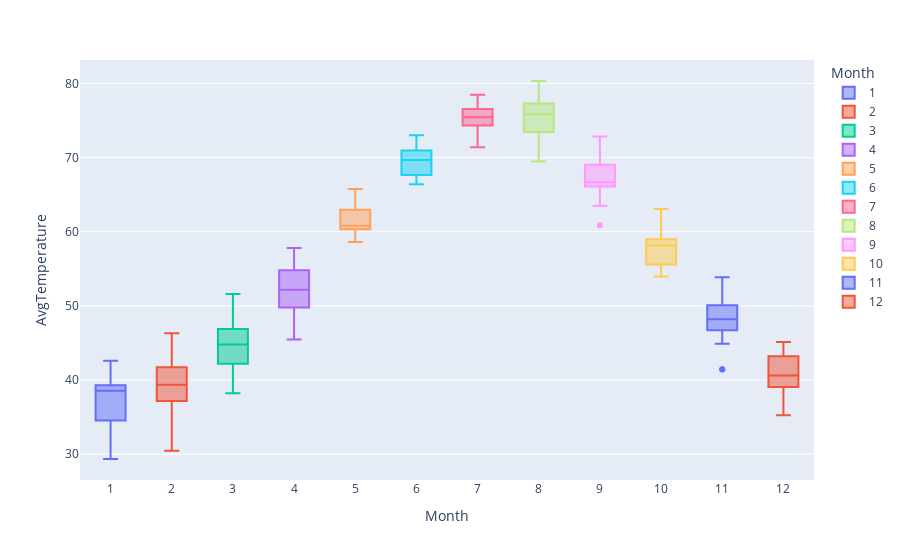

Source (notebook cell):
### Markdown cell above
Determine the outliers and the range the average temperature falls for each month with boxplot

### Code cell
fig = px.box(Turkey, x = 'Month', y = 'AvgTemperature', color='Month')
fig.show()

### Figure 1 — Plotly figure (JSON) as saved in the notebook; plotly's stock layout.template omitted (floating-point values rounded to 4 significant figures)
{"data": [{"alignmentgroup": "True", "hovertemplate": "Month=%{x}<br>AvgTemperature=%{y}<extra></extra>", "legendgroup": "1", "marker": {"color": "#636efa"}, "name": "1", "notched": false, "offsetgroup": "1", "orientation": "v", "showlegend": true, "type": "box", "x": ["1", "1", "1", "1", "1", "1", "1", "1", "1", "1", "1", "1", "1", "1", "1", "1", "1", "1", "1", "1", "1", "1", "1", "1", "1"], "x0": " ", "xaxis": "x", "y": [38.78, 36.11, 38.17, 37.97, 39.15, 30.02, 40.3, 30.64, 42.59, 34.94, 39.5, 32.3, 39.25, 29.34, 39.04, 38.98, 38.55, 33.29, 39.42, 41.28, 37.82, 36.5, 32.29, 41.0, 38.88], "y0": " ", "yaxis": "y"}, {"alignmentgroup": "True", "hovertemplate": "Month=%{x}<br>AvgTemperature=%{y}<extra></extra>", "legendgroup": "2", "marker": {"color": "#EF553B"}, "name": "2", "notched": false, "offsetgroup": "2", "orientation": "v", "showlegend": true, "type": "box", "x": ["2", "2", "2", "2", "2", "2", "2", "2", "2", "2", "2", "2", "2", "2", "2", "2", "2", "2", "2", "2", "2", "2", "2", "2", "2"], "x0": " ", "xaxis": "x", "y": [41.11, 38.89, 35.06, 38.77, 39.37, 35.15, 41.05, 42.38, 32.95, 37.92, 37.85, 34.98, 39.37, 34.95, 40.78, 43.67, 38.81, 30.47, 43.42, 43.87, 40.26, 46.31, 39.09, 44.01, 41.5], "y0": " ", "yaxis": "y"}, {"alignmentgroup": "True", "hovertemplate": "Month=%{x}<br>AvgTemperature=%{y}<extra></extra>", "legendgroup": "3", "marker": {"color": "#00cc96"}, "name": "3", "notched": false, "offsetgroup": "3", "orientation": "v", "showlegend": true, "type": "box", "x": ["3", "3", "3", "3", "3", "3", "3", "3", "3", "3", "3", "3", "3", "3", "3", "3", "3", "3", "3", "3", "3", "3", "3", "3", "3"], "x0": " ", "xaxis": "x", "y": [44.43, 38.67, 38.67, 39.21, 44.36, 41.4, 51.6, 46.65, 38.21, 44.52, 42.47, 44.8, 45.2, 49.51, 42.96, 45.65, 42.44, 39.9, 46.95, 47.75, 45.42, 47.88, 46.86, 49.43, 46.14], "y0": " ", "yaxis": "y"}, {"alignmentgroup": "True", "hovertemplate": "Month=%{x}<br>AvgTemperature=%{y}<extra></extra>", "legendgroup": "4", "marker": {"color": "#ab63fa"}, "name": "4", "notched": false, "offsetgroup": "4", "orientation": "v", "showlegend": true, "type": "box", "x": ["4", "4", "4", "4", "4", "4", "4", "4", "4", "4", "4", "4", "4", "4", "4", "4", "4", "4", "4", "4", "4", "4", "4", "4", "4"], "x0": " ", "xaxis": "x", "y": [49.89, 47.36, 45.46, 54.61, 53.55, 55.25, 53.88, 50.43, 48.44, 51.66, 52.03, 53.62, 49.05, 55.86, 51.01, 53.14, 48.43, 56.17, 54.66, 55.18, 49.47, 57.8, 52.18, 57.42, 51.55], "y0": " ", "yaxis": "y"}, {"alignmentgroup": "True", "hovertemplate": "Month=%{x}<br>AvgTemperature=%{y}<extra></extra>", "legendgroup": "5", "marker": {"color": "#FFA15A"}, "name": "5", "notched": false, "offsetgroup": "5", "orientation": "v", "showlegend": true, "type": "box", "x": ["5", "5", "5", "5", "5", "5", "5", "5", "5", "5", "5", "5", "5", "5", "5", "5", "5", "5", "5", "5", "5", "5", "5", "5", "5"], "x0": " ", "xaxis": "x", "y": [60.85, 62.94, 60.7, 60.13, 60.65, 59.46, 58.86, 60.9, 63.37, 59.18, 60.25, 60.66, 65.75, 60.35, 60.73, 63.0, 58.62, 61.8, 65.43, 61.85, 62.9, 60.8, 60.58, 64.3, 63.38], "y0": " ", "yaxis": "y"}, {"alignmentgroup": "True", "hovertemplate": "Month=%{x}<br>AvgTemperature=%{y}<extra></extra>", "legendgroup": "6", "marker": {"color": "#19d3f3"}, "name": "6", "notched": false, "offsetgroup": "6", "orientation": "v", "showlegend": true, "type": "box", "x": ["6", "6", "6", "6", "6", "6", "6", "6", "6", "6", "6", "6", "6", "6", "6", "6", "6", "6", "6", "6", "6", "6", "6", "6", "6"], "x0": " ", "xaxis": "x", "y": [70.27, 67.11, 67.72, 68.92, 68.41, 67.2, 68.88, 70.01, 71.02, 66.97, 66.41, 69.9, 72.91, 70.69, 70.61, 69.66, 67.44, 73.01, 70.91, 68.37, 67.2, 71.64, 69.56, 71.31, 72.71], "y0": " ", "yaxis": "y"}, {"alignmentgroup": "True", "hovertemplate": "Month=%{x}<br>AvgTemperature=%{y}<extra></extra>", "legendgroup": "7", "marker": {"color": "#FF6692"}, "name": "7", "notched": false, "offsetgroup": "7", "orientation": "v", "showlegend": true, "type": "box", "x": ["7", "7", "7", "7", "7", "7", "7", "7", "7", "7", "7", "7", "7", "7", "7", "7", "7", "7", "7", "7", "7", "7", "7", "7", "7"], "x0": " ", "xaxis": "x", "y": [71.4, 74.52, 72.05, 74.73, 75.45, 76.69, 77.61, 76.94, 74.09, 72.96, 75.05, 73.23, 77.83, 75.09, 74.77, 76.15, 76.52, 78.48, 74.42, 76.29, 75.5, 76.37, 76.35, 76.57, 73.6], "y0": " ", "yaxis": "y"}, {"alignmentgroup": "True", "hovertemplate": "Month=%{x}<br>AvgTemperature=%{y}<extra></extra>", "legendgroup": "8", "marker": {"color": "#B6E880"}, "name": "8", "notched": false, "offsetgroup": "8", "orientation": "v", "showlegend": true, "type": "box", "x": ["8", "8", "8", "8", "8", "8", "8", "8", "8", "8", "8", "8", "8", "8", "8", "8", "8", "8", "8", "8", "8", "8", "8", "8", "8"], "x0": " ", "xaxis": "x", "y": [73.29, 73.2, 69.48, 75.83, 74.74, 73.39, 76.15, 72.65, 75.86, 72.62, 76.47, 79.19, 78.18, 77.6, 73.44, 80.32, 73.58, 75.11, 76.1, 77.63, 76.9, 77.21, 76.21, 77.8, 75.34], "y0": " ", "yaxis": "y"}, {"alignmentgroup": "True", "hovertemplate": "Month=%{x}<br>AvgTemperature=%{y}<extra></extra>", "legendgroup": "9", "marker": {"color": "#FF97FF"}, "name": "9", "notched": false, "offsetgroup": "9", "orientation": "v", "showlegend": true, "type": "box", "x": ["9", "9", "9", "9", "9", "9", "9", "9", "9", "9", "9", "9", "9", "9", "9", "9", "9", "9", "9", "9", "9", "9", "9", "9", "9"], "x0": " ", "xaxis": "x", "y": [66.33, 63.52, 60.86, 66.1, 66.32, 66.0, 69.16, 66.18, 64.92, 66.67, 66.59, 66.1, 68.09, 67.72, 65.57, 70.03, 69.02, 70.25, 66.5, 67.91, 72.84, 68.37, 71.73, 69.03, 68.38], "y0": " ", "yaxis": "y"}, {"alignmentgroup": "True", "hovertemplate": "Month=%{x}<br>AvgTemperature=%{y}<extra></extra>", "legendgroup": "10", "marker": {"color": "#FECB52"}, "name": "10", "notched": false, "offsetgroup": "10", "orientation": "v", "showlegend": true, "type": "box", "x": ["10", "10", "10", "10", "10", "10", "10", "10", "10", "10", "10", "10", "10", "10", "10", "10", "10", "10", "10", "10", "10", "10", "10", "10", "10"], "x0": " ", "xaxis": "x", "y": [53.95, 54.09, 55.75, 58.74, 58.15, 55.57, 58.26, 57.78, 58.47, 58.83, 54.39, 58.77, 59.54, 57.87, 61.38, 55.58, 53.94, 63.05, 54.46, 58.15, 59.44, 57.96, 56.58, 60.18, 61.43], "y0": " ", "yaxis": "y"}, {"alignmentgroup": "True", "hovertemplate": "Month=%{x}<br>AvgTemperature=%{y}<extra></extra>", "legendgroup": "11", "marker": {"color": "#636efa"}, "name": "11", "notched": false, "offsetgroup": "11", "orientation": "v", "showlegend": true, "type": "box", "x": ["11", "11", "11", "11", "11", "11", "11", "11", "11", "11", "11", "11", "11", "11", "11", "11", "11", "11", "11", "11", "11", "11", "11", "11", "11"], "x0": " ", "xaxis": "x", "y": [41.44, 47.51, 47.11, 48.54, 46.74, 49.88, 46.58, 49.29, 47.27, 47.36, 45.34, 44.89, 46.63, 50.08, 48.19, 53.86, 41.4, 51.88, 50.1, 48.6, 51.17, 47.0, 48.48, 51.56, 53.45], "y0": " ", "yaxis": "y"}, {"alignmentgroup": "True", "hovertemplate": "Month=%{x}<br>AvgTemperature=%{y}<extra></extra>", "legendgroup": "12", "marker": {"color": "#EF553B"}, "name": "12", "notched": false, "offsetgroup": "12", "orientation": "v", "showlegend": true, "type": "box", "x": ["12", "12", "12", "12", "12", "12", "12", "12", "12", "12", "12", "12", "12", "12", "12", "12", "12", "12", "12", "12", "12", "12", "12", "12", "12"], "x0": " ", "xaxis": "x", "y": [40.02, 45.14, 41.29, 41.17, 43.56, 40.64, 37.34, 35.69, 39.21, 40.12, 40.31, 37.94, 38.63, 40.34, 44.47, 44.54, 41.14, 41.43, 35.99, 44.97, 39.21, 35.25, 44.42, 40.61, 43.09], "y0": " ", "yaxis": "y"}], "layout": {"boxmode": "overlay", "legend": {"title": {"text": "Month"}, "tracegroupgap": 0}, "margin": {"t": 60}, "xaxis": {"anchor": "y", "categoryarray": ["1", "2", "3", "4", "5", "6", "7", "8", "9", "10", "11", "12"], "categoryorder": "array", "domain": [0, 1], "title": {"text": "Month"}}, "yaxis": {"anchor": "x", "domain": [0, 1], "title": {"text": "AvgTemperature"}}}}
